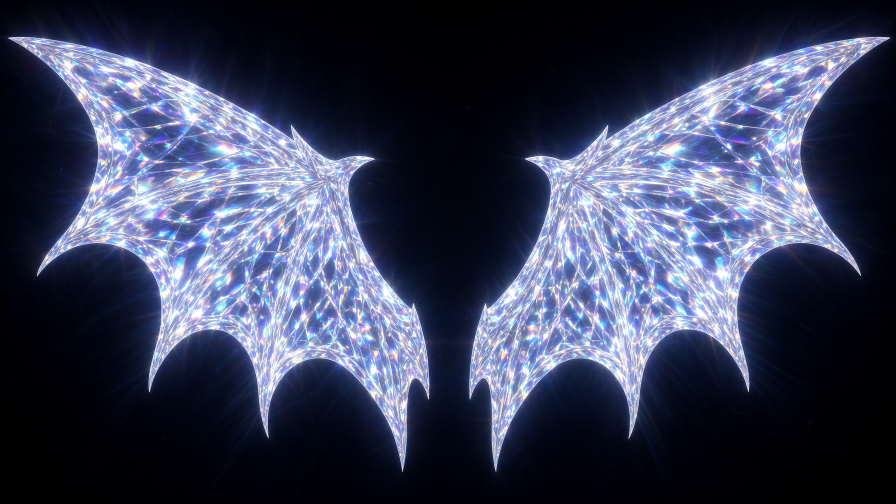
#> input picture projects/azure-wing-armor/source/wings-crystal-bat.jpg, 1792 x 1008 px (shown at 1/2 size); its folder holds only this picture in this run
$ python wings.py source/wings-crystal-bat.jpg source/wings-crystal-feather.jpg
#> lines starting #> are read from the running program, lines starting #| are printed output that depends on the picture
#!/usr/bin/env python3
"""Cut the three wing sheets into a left and right wing each, with a root (attach) point.

usage: wings.py CUT_DIR OUT_DIR
  CUT_DIR/<name>_{L,R}.png: segmentation mattes of the sheet halves at 1.5x (cutout.mjs on crops made below)
  Crystal-feather wings sit on a dark sheet with grid lines: keyed by brightness instead, thin lines removed.
writes OUT_DIR/<name>/{L,R}.png and OUT_DIR/wings.json
  root: attach point in the sprite (px), span: sprite size (px); L = wing on the screen-left when seen from behind.
"""
import sys, os, json, numpy as np, cv2
HERE = os.path.dirname(os.path.abspath(__file__))
K = 1.5
OUT = 0.5
WINGS = {   # root = attach point as a fraction of the screen-left wing sprite; the right wing mirrors it
  "crystal-bat":     dict(name_vi="Cánh Dơi Pha Lê", root=(0.82, 0.33), glow="#bcd8ff", key="model"),
  "crystal-feather": dict(name_vi="Cánh Lông Vũ Pha Lê", root=(0.86, 0.47), glow="#e6f0ff", key="luma"),
  "dragon":          dict(name_vi="Cánh Long Lam", root=(0.74, 0.30), glow="#5f8bff", key="model"),
}
cut, out = sys.argv[1], sys.argv[2]
meta = {}
for name, w in WINGS.items():
    src = cv2.imread(os.path.join(HERE, "source", f"wings-{name}.jpg"))
#> src is the input picture: shape (1008, 1792, 3); mean B, G, R 87, 63.1, 57.2
    os.makedirs(os.path.join(out, name), exist_ok=True); meta[name] = dict(name_vi=w["name_vi"], glow=w["glow"])
    for side, x0 in (("L", 0), ("R", 896)):
        half = cv2.resize(src[:, x0:x0 + 896], None, fx=K, fy=K, interpolation=cv2.INTER_LANCZOS4).astype(np.float32)
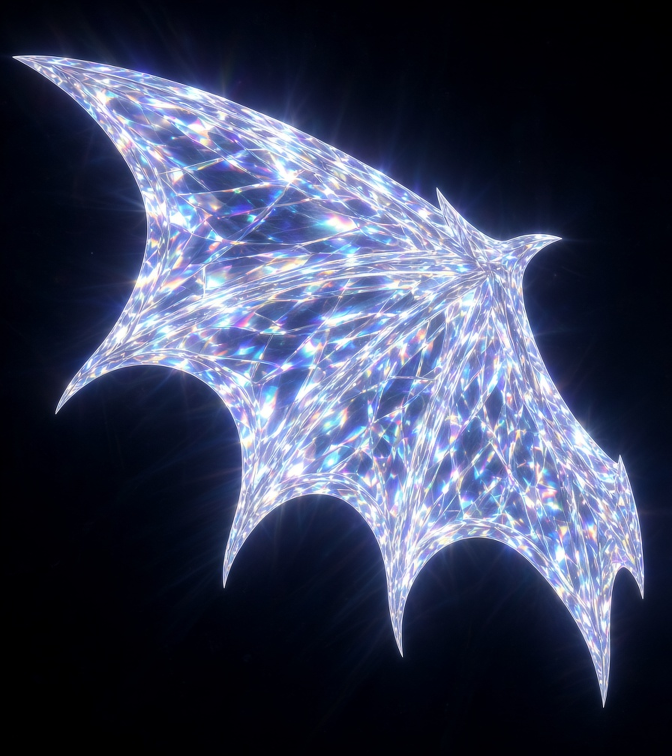
#> half: shape (1512, 1344, 3) float32 (shown at 1/2 size); mean B, G, R 87.5, 63.3, 57.4
        if w["key"] == "model":
#> (the run stopped early here; a loop or call above may not have finished)
